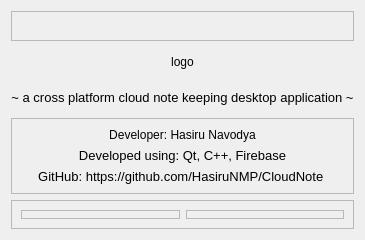
<?xml version="1.0" encoding="UTF-8"?>
<ui version="4.0">
 <class>About</class>
 <widget class="QDialog" name="About">
  <property name="geometry">
   <rect>
    <x>0</x>
    <y>0</y>
    <width>320</width>
    <height>240</height>
   </rect>
  </property>
  <property name="windowTitle">
   <string>Dialog</string>
  </property>
  <layout class="QVBoxLayout" name="verticalLayout_2">
   <item>
    <layout class="QVBoxLayout" name="verticalLayout">
     <item>
      <widget class="QFrame" name="frame_4">
       <property name="frameShape">
        <enum>QFrame::StyledPanel</enum>
       </property>
       <property name="frameShadow">
        <enum>QFrame::Raised</enum>
       </property>
      </widget>
     </item>
     <item>
      <widget class="QLabel" name="label">
       <property name="text">
        <string>logo</string>
       </property>
       <property name="alignment">
        <set>Qt::AlignCenter</set>
       </property>
      </widget>
     </item>
     <item>
      <widget class="QLabel" name="label_4">
       <property name="font">
        <font>
         <family>Segoe UI</family>
         <pointsize>10</pointsize>
        </font>
       </property>
       <property name="text">
        <string>~ a cross platform cloud note keeping desktop application ~</string>
       </property>
       <property name="alignment">
        <set>Qt::AlignCenter</set>
       </property>
      </widget>
     </item>
     <item>
      <widget class="QFrame" name="frame_5">
       <property name="frameShape">
        <enum>QFrame::StyledPanel</enum>
       </property>
       <property name="frameShadow">
        <enum>QFrame::Raised</enum>
       </property>
       <layout class="QVBoxLayout" name="verticalLayout_3">
        <item>
         <widget class="QLabel" name="label_2">
          <property name="font">
           <font>
            <family>Segoe UI</family>
           </font>
          </property>
          <property name="text">
           <string>Developer: Hasiru Navodya</string>
          </property>
          <property name="alignment">
           <set>Qt::AlignCenter</set>
          </property>
         </widget>
        </item>
        <item>
         <widget class="QLabel" name="label_3">
          <property name="font">
           <font>
            <family>Segoe UI</family>
            <pointsize>10</pointsize>
           </font>
          </property>
          <property name="text">
           <string>Developed using: Qt, C++, Firebase</string>
          </property>
          <property name="alignment">
           <set>Qt::AlignCenter</set>
          </property>
         </widget>
        </item>
        <item>
         <layout class="QHBoxLayout" name="horizontalLayout_2">
          <item>
           <widget class="QLabel" name="label_5">
            <property name="font">
             <font>
              <family>Segoe UI</family>
              <pointsize>10</pointsize>
             </font>
            </property>
            <property name="text">
             <string>GitHub: https://github.com/HasiruNMP/CloudNote </string>
            </property>
            <property name="alignment">
             <set>Qt::AlignCenter</set>
            </property>
           </widget>
          </item>
         </layout>
        </item>
       </layout>
      </widget>
     </item>
     <item>
      <widget class="QFrame" name="frame">
       <property name="frameShape">
        <enum>QFrame::StyledPanel</enum>
       </property>
       <property name="frameShadow">
        <enum>QFrame::Raised</enum>
       </property>
       <layout class="QHBoxLayout" name="horizontalLayout">
        <item>
         <widget class="QFrame" name="frame_2">
          <property name="frameShape">
           <enum>QFrame::StyledPanel</enum>
          </property>
          <property name="frameShadow">
           <enum>QFrame::Raised</enum>
          </property>
         </widget>
        </item>
        <item>
         <widget class="QFrame" name="frame_3">
          <property name="frameShape">
           <enum>QFrame::StyledPanel</enum>
          </property>
          <property name="frameShadow">
           <enum>QFrame::Raised</enum>
          </property>
         </widget>
        </item>
       </layout>
      </widget>
     </item>
    </layout>
   </item>
  </layout>
 </widget>
 <resources/>
 <connections/>
</ui>
